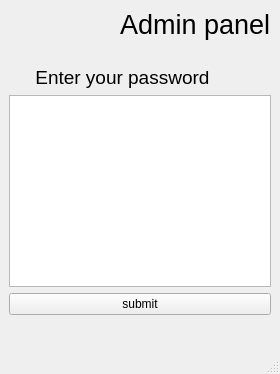
<?xml version="1.0" encoding="UTF-8"?>
<ui version="4.0">
 <class>AdminWindow</class>
 <widget class="QMainWindow" name="AdminWindow">
  <property name="windowTitle">
   <string>AdminWindow</string>
  </property>
  <widget class="QWidget" name="centralwidget">
   <layout class="QGridLayout" name="gridLayout">
    <item row="4" column="0">
     <widget class="QPushButton" name="psubmit">
      <property name="text">
       <string>submit</string>
      </property>
     </widget>
    </item>
    <item row="0" column="0">
     <widget class="QLabel" name="label_3">
      <property name="font">
       <font>
        <pointsize>20</pointsize>
       </font>
      </property>
      <property name="text">
       <string>               Admin panel</string>
      </property>
     </widget>
    </item>
    <item row="2" column="0">
     <widget class="QLabel" name="label_2">
      <property name="font">
       <font>
        <pointsize>14</pointsize>
       </font>
      </property>
      <property name="text">
       <string>     Enter your password</string>
      </property>
     </widget>
    </item>
    <item row="1" column="0">
     <widget class="QLabel" name="label">
      <property name="text">
       <string/>
      </property>
      <property name="pixmap">
       <pixmap resource="adminresource.qrc">:/admin/admin.png</pixmap>
      </property>
      <property name="scaledContents">
       <bool>true</bool>
      </property>
     </widget>
    </item>
    <item row="3" column="0">
     <widget class="QTextEdit" name="password"/>
    </item>
    <item row="5" column="0">
     <widget class="QLabel" name="commentlabel">
      <property name="font">
       <font>
        <pointsize>14</pointsize>
       </font>
      </property>
      <property name="text">
       <string/>
      </property>
     </widget>
    </item>
   </layout>
  </widget>
  <widget class="QMenuBar" name="menubar">
   <property name="geometry">
    <rect>
     <x>0</x>
     <y>0</y>
     <width>534</width>
     <height>26</height>
    </rect>
   </property>
  </widget>
  <widget class="QStatusBar" name="statusbar"/>
 </widget>
 <resources>
  <include location="mainresource.qrc"/>
  <include location="adminresource.qrc"/>
 </resources>
 <connections/>
</ui>
